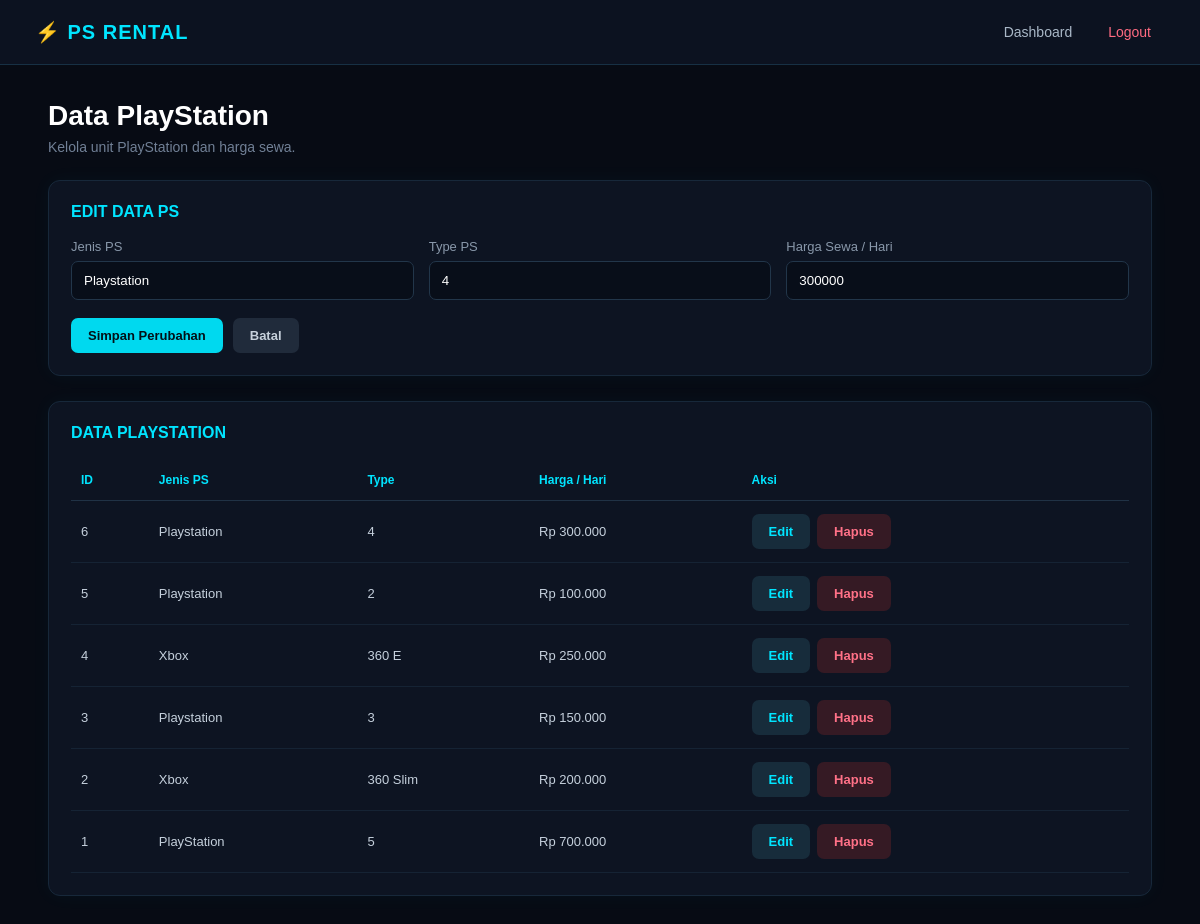
Screenshot of /db_rental/ps.php?edit=6 (signed in) with the database file from the repository.
### tables this page shows
CREATE TABLE `ps` (
  `id_ps` int(11) NOT NULL,
  `jenis_ps` varchar(100) NOT NULL,
  `type_ps` varchar(20) NOT NULL,
  `harga_sewa` int(11) NOT NULL
);

### db_rental/ps.php (the view, shortened to what this page needs)
<?php
include 'koneksi.php';
$edit_data = null;
if (isset($_GET['edit'])) {
    $id_ps = $_GET['edit'];
    $query = mysqli_query(
        $koneksi,
        "SELECT * FROM ps WHERE id_ps='$id_ps'"
    );
    $edit_data = mysqli_fetch_assoc($query);
}
?>
<!DOCTYPE html>
<html lang="id">
<head>
</head>
<body>
<nav class="navbar">
    <div class="brand">⚡ PS RENTAL</div>
    <div class="nav-menu">
        <a href="index.php">Dashboard</a>
        <a href="logout.php" class="logout">Logout</a>
    </div>
</nav>
<div class="container">
    <div class="title">
        <h1>Data PlayStation</h1>
        <p>Kelola unit PlayStation dan harga sewa.</p>
    </div>
    <div class="card">
        <div class="card-title">
            <?= $edit_data ? 'EDIT DATA PS' : 'TAMBAH DATA PS' ?>
        </div>
        <form method="POST">
            <div class="form-grid">
                <div class="form-group">
                    <label>Jenis PS</label>
                    <input
                        type="text"
                        name="jenis_ps"
                        placeholder=""
                        required
                        value="<?= $edit_data['jenis_ps'] ?? '' ?>"
                    >
                </div>
                <div class="form-group">
                    <label>Type PS</label>
                    <input
                        type="text"
                        name="type_ps"
                        placeholder=""
                        required
                        value="<?= $edit_data['type_ps'] ?? '' ?>"
                    >
                </div>
                <div class="form-group">
                    <label>Harga Sewa / Hari</label>
                    <input
                        type="number"
                        name="harga_sewa"
                        placeholder=""
                        required
                        value="<?= $edit_data['harga_sewa'] ?? '' ?>"
                    >
                </div>
            </div>
            <div class="buttons">
                <?php if ($edit_data) { ?>
                    <button type="submit"
                            name="update"
                            class="btn btn-save">
                        Simpan Perubahan
                    </button>
                    <a href="ps.php"
                       class="btn btn-cancel">
                        Batal
                    </a>
                <?php } ?>
            </div>
        </form>
    </div>
    <div class="card">
        <div class="card-title">
            DATA PLAYSTATION
        </div>
        <div class="table-wrap">
            <table>
                <thead>
                    <tr>
                        <th>ID</th>
                        <th>Jenis PS</th>
                        <th>Type</th>
                        <th>Harga / Hari</th>
                        <th>Aksi</th>
                    </tr>
                </thead>
                <tbody>
                <?php
                $data = mysqli_query(
                    $koneksi,
                    "SELECT * FROM ps ORDER BY id_ps DESC"
                );
                if (mysqli_num_rows($data) > 0) {
                    while ($row = mysqli_fetch_assoc($data)) {
                ?>
                    <tr>
                        <td><?= $row['id_ps'] ?></td>
                        <td><?= htmlspecialchars($row['jenis_ps']) ?></td>
                        <td><?= htmlspecialchars($row['type_ps']) ?></td>
                        <td>
                            Rp <?= number_format(
                                $row['harga_sewa'],
                                0,
                                ',',
                                '.'
                            ) ?>
                        </td>
                        <td>
                            <div class="action">
                                <a
                                    href="ps.php?edit=<?= $row['id_ps'] ?>"
                                    class="btn edit">
                                    Edit
                                </a>
                                <a
                                    href="ps.php?hapus=<?= $row['id_ps'] ?>"
                                    class="btn delete"
                                    onclick="return confirm('Yakin ingin menghapus data PS ini?')">
                                    Hapus
                                </a>
                            </div>
                        </td>
                    </tr>
                <?php
                    }
                } ?>
                </tbody>
            </table>
        </div>
    </div>
</div>
</body>
</html>

### db_rental/ps.php (style rules this page uses)
* { box-sizing: border-box; margin: 0; padding: 0; }
body { font-family: Arial, sans-serif; background: #070b14; color: #e8faff; min-height: 100vh; }
.navbar { height: 65px; background: #0c1220; border-bottom: 1px solid #173044; display: flex; align-items: center; justify-content: space-between; padding: 0 35px; }
.brand { color: #00e5ff; font-size: 20px; font-weight: bold; letter-spacing: 1px; }
.nav-menu { display: flex; gap: 8px; }
.nav-menu a { color: #aab8c7; text-decoration: none; padding: 9px 14px; border-radius: 7px; font-size: 14px; }
.logout { color: #ff6b81 !important; }
.container { width: 92%; max-width: 1150px; margin: 35px auto; }
.title { margin-bottom: 25px; }
.title h1 { font-size: 28px; color: white; margin-bottom: 7px; }
.title p { color: #718096; font-size: 14px; }
.card { background: #0d1422; border: 1px solid #17283a; border-radius: 12px; padding: 22px; margin-bottom: 25px; box-shadow: 0 0 20px rgba(0, 229, 255, 0.04); }
.card-title { color: #00e5ff; font-size: 16px; font-weight: bold; margin-bottom: 18px; }
.form-grid { display: grid; grid-template-columns: repeat(3, 1fr); gap: 15px; }
.form-group { display: flex; flex-direction: column; gap: 7px; }
label { color: #8998aa; font-size: 13px; }
input { background: #080e19; border: 1px solid #22364a; color: white; padding: 11px 12px; border-radius: 7px; outline: none; }
.buttons { margin-top: 18px; display: flex; gap: 10px; }
button, .btn { border: none; padding: 10px 17px; border-radius: 7px; text-decoration: none; cursor: pointer; font-size: 13px; font-weight: bold; }
.btn-save { background: #00d9ef; color: #031017; }
.btn-cancel { background: #202b3b; color: #c7d1dc; }
.table-wrap { overflow-x: auto; }
table { width: 100%; border-collapse: collapse; }
th { text-align: left; color: #00e5ff; font-size: 12px; padding: 13px 10px; border-bottom: 1px solid #203245; }
td { padding: 13px 10px; color: #c5d0dc; border-bottom: 1px solid #152334; font-size: 13px; }
.action { display: flex; gap: 7px; }
.edit { background: #172c3b; color: #00e5ff; }
.delete { background: #351a24; color: #ff7187; }

### rows the page displays
ps: jenis_ps "Playstation", type_ps "4", harga_sewa "300000", id_ps "6", harga_sewa "300.000"
ps: id_ps "5", jenis_ps "Playstation", type_ps "2", harga_sewa "100.000"
ps: id_ps "4", jenis_ps "Xbox", type_ps "360 E", harga_sewa "250.000"
ps: id_ps "3", jenis_ps "Playstation", type_ps "3", harga_sewa "150.000"
ps: id_ps "2", jenis_ps "Xbox", type_ps "360 Slim", harga_sewa "200.000"
ps: id_ps "1", jenis_ps "PlayStation", type_ps "5", harga_sewa "700.000"
